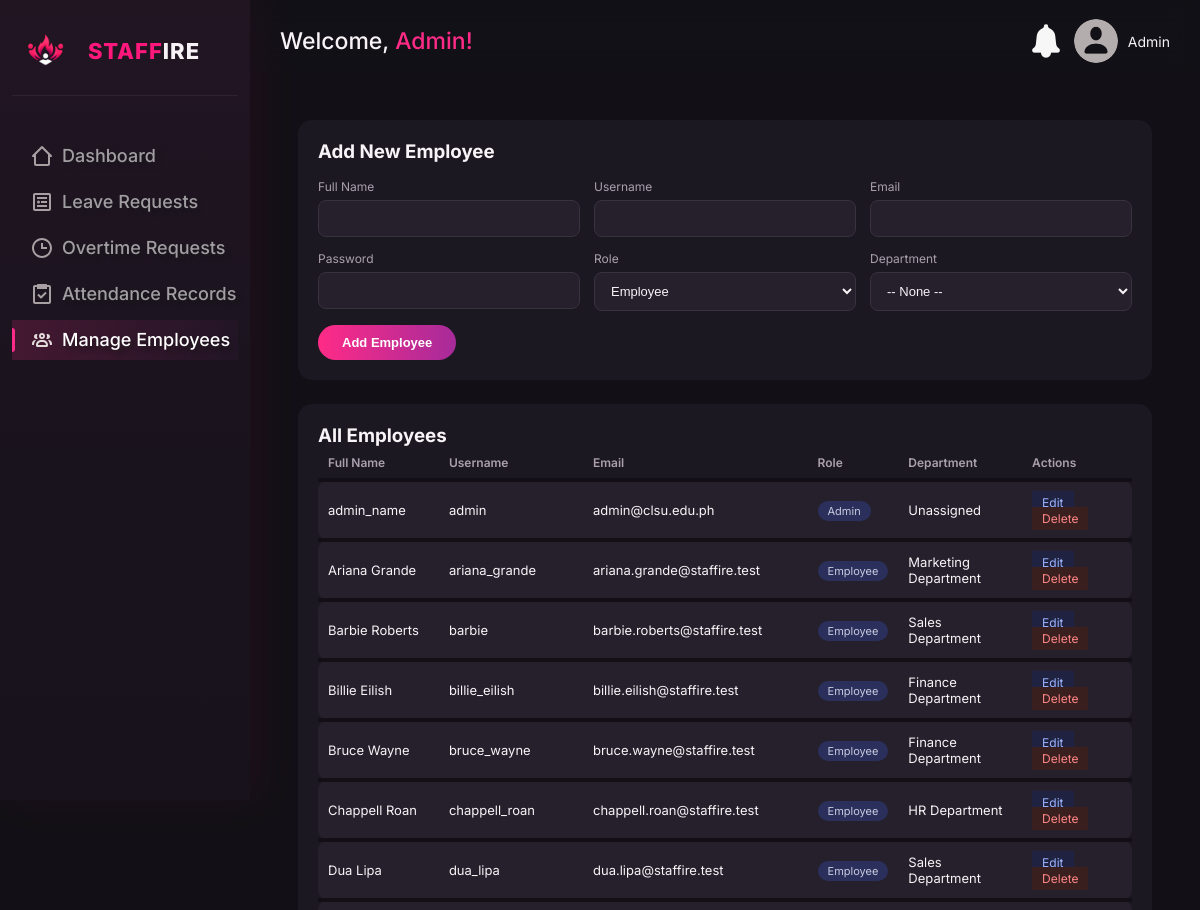
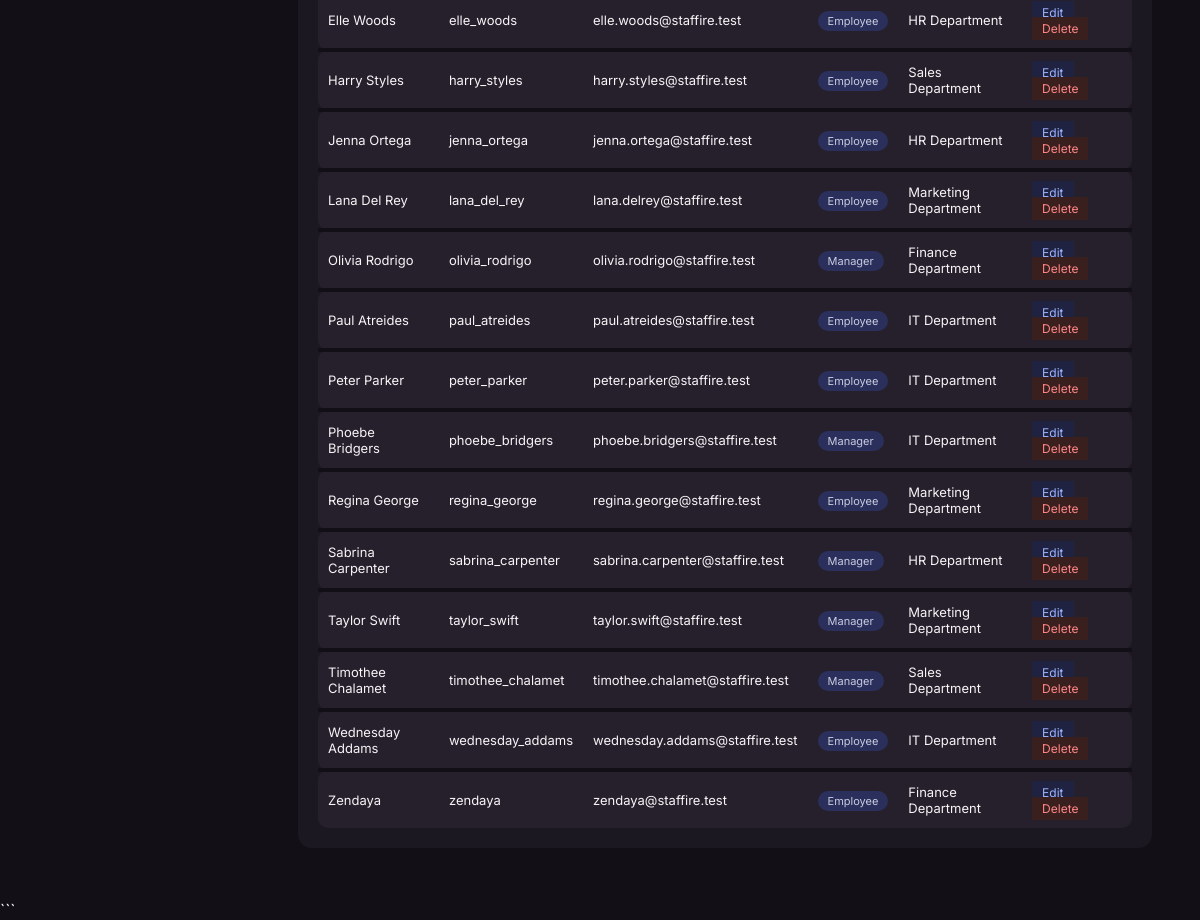
The app's page /pages/manageEmployees.php (signed in) with its own data (2 pictures, top to bottom).
### tables this page shows
CREATE TABLE IF NOT EXISTS users (
    id INT PRIMARY KEY AUTO_INCREMENT,
    username VARCHAR(50) UNIQUE NOT NULL,
    password VARCHAR(255) NOT NULL, 
    full_name VARCHAR(255) NOT NULL,
    email VARCHAR(100) UNIQUE NOT NULL,
    role ENUM('admin','manager','employee') NOT NULL,
    created_at TIMESTAMP DEFAULT CURRENT_TIMESTAMP
);

CREATE TABLE IF NOT EXISTS departments (
    id INT PRIMARY KEY AUTO_INCREMENT,
    name VARCHAR(100) NOT NULL
);

### process/access_control.php (called while the page is built, shortened)
<?php
function getUsername(): ?string {
    return $_SESSION["username"] ?? null;
}
function isRole($role)
{
    return isset($_SESSION["role"])
        && $_SESSION["role"] === $role;
}
?>

### classes/User.php (called while the page is built, shortened)
<?php
class User
{
    private $connection;
    public function __construct($connection)
    {
        $this->connection = $connection;
    }
    public function allWithDepartment()
    {
        $query = "SELECT u.id, u.full_name, u.username, u.email, u.role,
                         u.department_id, d.name AS department
                  FROM users u
                  LEFT JOIN departments d ON u.department_id = d.id
                  ORDER BY u.full_name ASC";
        return $this->connection->query($query);
    }
}

### pages/manageEmployees.php (the view, shortened to what this page needs)
<?php
require_once __DIR__ . '/../classes/User.php';
$database = new Database();
$connection = $database->getConnection();
$userRepository = new User($connection);
require_once __DIR__ . '/../process/access_control.php';
$editing = null;
$employees = $userRepository->allWithDepartment();
$current_page = basename($_SERVER['PHP_SELF']);
$username = getUsername();
?>
<!DOCTYPE html>
<html lang="en">
<head>
    <link rel="stylesheet" href="../assets/css/adminDashboard.css">
    <link rel="stylesheet" href="../assets/css/manageEmp.css">
</head>
<body>
    <sidebar class="sidebar">
        <div class="sidebar-brand">
            <div>
                <img src="../assets/img/staffire-logo.png" class="staffire-icon" alt="staffire-icon">
            </div>
            <div>
                <a href="dashboard.php"><span>STAFF</span>IRE</a>
            </div>
        </div>
        <nav>
                <a href="dashboard.php" class="<?= $current_page === 'dashboard.php' ? 'active' : '' ?>"><svg xmlns="http://www.w3.org/2000/svg"
                    fill="#e3dada" viewBox="0 0 24 24">
                    <path d="M3 13h1v7c0 1.1.9 2 2 2h12c1.1 0 2-.9 2-2v-7h1c.4 0 .77-.24.92-.62.15-.37.07-.8-.22-1.09l-8.99-9a.996.996 0 0 0-1.41 0l-9.01 9c-.29.29-.37.72-.22 1.09s.52.62.92.62Zm9-8.59 6 6V20H6v-9.59z"></path>
                </svg>Dashboard</a>
                <?php if (isRole("admin") || isRole("manager")): ?>
                    <a href="../pages/leaveRequests.php" class="<?= $current_page === 'leaveRequests.php' ? 'active' : '' ?>"><svg xmlns="http://www.w3.org/2000/svg" width="256" height="256"
                            fill="#e3dada" viewBox="0 0 24 24">
                            <path d="M19 3H5c-1.1 0-2 .9-2 2v14c0 1.1.9 2 2 2h14c1.1 0 2-.9 2-2V5c0-1.1-.9-2-2-2M5 19V5h14v14z"></path>
                            <path d="M8.5 10.5a1.5 1.5 0 1 0 0 3 1.5 1.5 0 1 0 0-3m2.5.5h6v2h-6zM7 7h10v2H7zm0 8h10v2H7z"></path>
                        </svg>Leave Requests</a>
                <?php endif; ?>
                <?php if (isRole("admin") || isRole("manager")): ?>
                    <a href="overtimeRequests.php" class="<?= $current_page === 'overtimeRequests.php' ? 'active' : '' ?>"><svg xmlns="http://www.w3.org/2000/svg" width="256" height="256"
                            fill="#e3dada" viewBox="0 0 24 24">
                            <path d="M12 2C6.58 2 2 6.58 2 12s4.58 10 10 10 10-4.58 10-10S17.42 2 12 2m0 18c-4.34 0-8-3.66-8-8s3.66-8 8-8 8 3.66 8 8-3.66 8-8 8"></path>
                            <path d="M13 7h-2v6h6v-2h-4z"></path>
                        </svg>Overtime Requests</a>
                <?php endif; ?>
                <?php if (isRole("admin") || isRole("manager")): ?>
                    <a href="attendanceRecords.php" class="<?= $current_page === 'attendanceRecords.php' ? 'active' : '' ?>"> Attendance Records</a>
                <?php endif; ?>
                <?php if (isRole("admin")): ?>
                    <a href="manageEmployees.php" class="<?= $current_page === 'manageEmployees.php' ? 'active' : '' ?>">Manage Employees</a>
                <?php endif; ?>
        </nav>
    </sidebar>
    <main class="main-cont">
        <header class="top-header">
            <div class="header-items">
                <div>
                    <h1>
                        Welcome,
                        <span>
                            <?php echo htmlspecialchars(ucfirst($username)) ?>!
                        </span>
                    </h1>
                </div>
                <div class="header-items-right">
                    <div class="notifbell-wrap">
                        <img
                            src="../assets/img/notifbell-icon.png"
                            class="notifbell-icon"
                            alt=""
                            onclick="showNotifs()">
                    </div>
                    <div class="user">
                        <div
                            class="pfp"
                            onclick="showMenu()">
                        </div>
                        <p>
                            <?php echo htmlspecialchars(ucfirst($username)) ?>
                        </p>
                    </div>
                </div>
            </div>
        </header>
        <div class="form-card">
            <h3 style="margin-bottom:16px;">
                <?= $editing ? 'Edit Employee' : 'Add New Employee' ?>
            </h3>
            <form
                method="POST"
                action="<?= $editing ? '../process/editEmp-process.php' : '../process/addEmp-process.php' ?>">
                <div class="form-grid">
                    <div>
                        <label>
                            Full Name
                        </label>
                        <input
                            type="text"
                            name="full_name"
                            required
                            value="<?= htmlspecialchars($editing['full_name'] ?? '') ?>">
                    </div>
                    <div>
                        <label>
                            Username
                        </label>
                        <input
                            type="text"
                            name="username"
                            required
                            value="<?= htmlspecialchars($editing['username'] ?? '') ?>">
                    </div>
                    <div>
                        <label>
                            Email
                        </label>
                        <input
                            type="email"
                            name="email"
                            required
                            value="<?= htmlspecialchars($editing['email'] ?? '') ?>">
                    </div>
                    <?php if (!$editing): ?>
                        <div>
                            <label>
                                Password
                            </label>
                            <input
                                type="password"
                                name="password"
                                required>
                        </div>
                    <?php endif; ?>
                    <div>
                        <label>
                            Role
                        </label>
                        <select name="role">
                            <?php foreach (['employee', 'manager', 'admin'] as $r): ?>
                                <option
                                    value="<?= $r ?>"
                                    <?= (($editing['role'] ?? 'employee') === $r) ? 'selected' : '' ?>>
                                    <?= ucfirst($r) ?>
                                </option>
                            <?php endforeach; ?>
                        </select>
                    </div>
                    <div>
                        <label>
                            Department
                        </label>
                        <select name="department_id">
                            <option value="">
                                -- None --
                            </option>
                        </select>
                    </div>
                </div>
                <button
                    type="submit"
                    class="submit-btn">
                    <?= $editing ? 'Save Changes' : 'Add Employee' ?>
                </button>
            </form>
        </div>
        <div class="emp-table-wrap">
            <h3>
                All Employees
            </h3>
            <table>
                <thead>
                    <tr>
                        <th>
                            Full Name
                        </th>
                        <th>
                            Username
                        </th>
                        <th>
                            Email
                        </th>
                        <th>
                            Role
                        </th>
                        <th>
                            Department
                        </th>
                        <th>
                            Actions
                        </th>
                    </tr>
                </thead>
                <tbody>
                    <?php while ($emp = $employees->fetch_assoc()): ?>
                        <tr>
                            <td>
                                <?= htmlspecialchars($emp['full_name']) ?>
                            </td>
                            <td>
                                <?= htmlspecialchars($emp['username']) ?>
                            </td>
                            <td>
                                <?= htmlspecialchars($emp['email']) ?>
                            </td>
                            <td>
                                <span class="role-badge">
                                    <?= htmlspecialchars(ucfirst($emp['role'])) ?>
                                </span>
                            </td>
                            <td>
                                <?= htmlspecialchars($emp['department'] ?? 'Unassigned') ?>
                            </td>
                            <td>
                                <a
                                    href="../pages/manageEmployees.php?edit=<?= $emp['id'] ?>"
                                    class="action-link">
                                    Edit
                                </a>
                                <a
                                    href="../process/deleteEmp-process.php?id=<?= $emp['id'] ?>"
                                    class="action-link delete"
                                    onclick="return confirm('Delete this user? This cannot be undone.');">
                                    Delete
                                </a>
                            </td>
                        </tr>
                    <?php endwhile; ?>
                </tbody>
            </table>
        </div>
    </main>
</body>
</html>

### assets/css/adminDashboard.css (style rules this page uses)
:root { --bg: #121016; --panel: #1c1821; --panel-row: #25202b; --pink: #ff2b87; --purple: #a62b9a; --grad: linear-gradient( 90deg, var(--pink) 0%, var(--purple) 100% ); --text: #f7f3f7; --muted: #aaa1ad; --border: #39313d; --radius-lg: 18px; --radius-md: 14px; --gap: 20px; }
* { box-sizing: border-box; margin: 0; padding: 0; }
html { scroll-behavior: smooth; }
body { min-width: 320px; background: var(--bg); color: var(--text); font-family: Inter; }
.main-cont { width: calc(100% - 250px); max-width: 1600px; margin-left: 250px; padding: calc(72px + clamp(20px, 2vw, 28px)) clamp(20px, 2vw, 28px) 28px; }
.sidebar { position: fixed; top: 0; left: 0; width: 250px; height: 100vh; display: flex; flex-direction: column; align-items: stretch; justify-content: flex-start; background: linear-gradient( 180deg, #211522 0%, #1b141f 45%, #17121b 100% ); box-shadow: 10px 0 40px rgba(255, 24, 124, 0.06); padding: 28px 12px; z-index: 100; }
.sidebar-brand { display: grid; grid-template-columns: 36px 1fr; gap: 2px; place-items: center; font-size: 22px; font-weight: 800; letter-spacing: 1px; color: #f7f2f6; padding: 4px 16px; border-bottom: 1px solid rgba(255,255,255,.06); padding-bottom: 24px; }
.sidebar img { width: 100%; height: auto; }
.sidebar-brand span { color: #ff187c; }
.sidebar-brand a { color: #f7f2f6; text-decoration: none; }
nav { display: flex; flex-direction: column; flex-wrap: nowrap; gap: 6px; width: 100%; margin-top: 40px; }
nav a { position: relative; display: flex; align-items: center; gap: 8px; color: #d9d9d9; opacity: 0.7; padding: 8px clamp(10px, 1.5vw, 20px); font-size: clamp(14px, 2.5vw, 18px); font-weight: 500; border: none; border-radius: 1px; white-space: nowrap; text-decoration: none; text-shadow: 4px 4px 4px rgba(22, 22, 22, 0.6); cursor: pointer; transition: background 0.25s ease, color 0.25s ease, opacity 0.25s ease, transform 0.25s ease; }
nav a svg { width: 24px; height: 24px; flex-shrink: 0; display: block; }
nav a::before { content: ""; position: absolute; left: 0; top: 20%; width: 3px; height: 60%; background: var(--pink); border-radius: 0 4px 4px 0; opacity: 0; transition: all 0.25s ease; }
nav a.active { opacity: 1; color: #fff; background: linear-gradient(90deg, rgba(255, 43, 135, 0.18), rgba(166, 43, 154, 0.05)); }
nav a:hover::before, nav a.active::before { opacity: 1; }
.pfp { width: 44px; height: 44px; flex-shrink: 0; background-image: url(../img/profile-icon.png); background-repeat: no-repeat; background-size: cover; background-position: center; border-radius: 50%; cursor: pointer; }
.user { display: flex; align-items: center; gap: 10px }
.user p { color: var(--text); font-size: 14px; }
.notifbell-icon { cursor: pointer; width: auto; height: 40px; }
.top-header { position: fixed; top: 0; left: 250px; width: calc(100% - 250px); height: 72px; display: flex; align-items: center; background: rgba(28, 24, 33, 0.12); backdrop-filter: blur(12px); padding: 1px 30px; z-index: 200; }
.header-items { width: 100%; display: flex; align-items: center; padding-top: 10px; justify-content: space-between; gap: 20px; }
.header-items h1 { font-size: clamp(18px, 2.5vw, 23px); font-weight: 500; }
.header-items h1 span { color: var(--pink); }
.header-items-right { flex-shrink: 1; display: flex; flex-direction: row; align-items: center; gap: 8px; }
.notifbell-wrap { position: relative; display: flex; align-items: center; }
table { width: 100%; min-width: 650px; border-collapse: collapse; }
thead th, tbody tr td { padding: clamp(6px, 1.5vw, 12px) clamp(6px, 1vw, 10px); font-size: clamp(11px, 1.3vw, 13px); }
table { width: 100%; border-collapse: collapse; }
thead th { text-align: left; font-size: 12px; color: var(--muted); font-weight: 600; padding: 8px 10px; }
tbody tr { background: var(--panel-row); }
tbody tr td { padding: 12px 10px; font-size: 13px; }
tbody tr td:first-child { border-top-left-radius: 10px; border-bottom-left-radius: 10px; }
tbody tr td:last-child { border-top-right-radius: 10px; border-bottom-right-radius: 10px; }
tbody tr + tr td { padding-top: 12px; }
tbody tr { margin-bottom: 8px; }
tbody tr td { border-top: 4px solid var(--bg); }

### records on screen
users: full_name "admin_name", username "admin", email "admin@clsu.edu.ph", role "Admin", department "Unassigned"
users: full_name "Ariana Grande", username "ariana_grande", email "ariana.grande@staffire.test", role "Employee", department.name "Marketing Department"
users: full_name "Barbie Roberts", username "barbie", email "barbie.roberts@staffire.test", role "Employee", department.name "Sales Department"
users: full_name "Billie Eilish", username "billie_eilish", email "billie.eilish@staffire.test", role "Employee", department.name "Finance Department"
users: full_name "Bruce Wayne", username "bruce_wayne", email "bruce.wayne@staffire.test", role "Employee", department.name "Finance Department"
users: full_name "Chappell Roan", username "chappell_roan", email "chappell.roan@staffire.test", role "Employee", department.name "HR Department"
users: full_name "Dua Lipa", username "dua_lipa", email "dua.lipa@staffire.test", role "Employee", department.name "Sales Department"
users: full_name "Elle Woods", username "elle_woods", email "elle.woods@staffire.test", role "Employee", department.name "HR Department"
users: full_name "Harry Styles", username "harry_styles", email "harry.styles@staffire.test", role "Employee", department.name "Sales Department"
users: full_name "Jenna Ortega", username "jenna_ortega", email "jenna.ortega@staffire.test", role "Employee", department.name "HR Department"
users: full_name "Lana Del Rey", username "lana_del_rey", email "lana.delrey@staffire.test", role "Employee", department.name "Marketing Department"
users: full_name "Olivia Rodrigo", username "olivia_rodrigo", email "olivia.rodrigo@staffire.test", role "Manager", department.name "Finance Department"
users: full_name "Paul Atreides", username "paul_atreides", email "paul.atreides@staffire.test", role "Employee", department.name "IT Department"
users: full_name "Peter Parker", username "peter_parker", email "peter.parker@staffire.test", role "Employee", department.name "IT Department"
users: full_name "Phoebe Bridgers", username "phoebe_bridgers", email "phoebe.bridgers@staffire.test", role "Manager", department.name "IT Department"
users: full_name "Regina George", username "regina_george", email "regina.george@staffire.test", role "Employee", department.name "Marketing Department"
users: full_name "Sabrina Carpenter", username "sabrina_carpenter", email "sabrina.carpenter@staffire.test", role "Manager", department.name "HR Department"
users: full_name "Taylor Swift", username "taylor_swift", email "taylor.swift@staffire.test", role "Manager", department.name "Marketing Department"
users: full_name "Timothee Chalamet", username "timothee_chalamet", email "timothee.chalamet@staffire.test", role "Manager", department.name "Sales Department"
users: full_name "Wednesday Addams", username "wednesday_addams", email "wednesday.addams@staffire.test", role "Employee", department.name "IT Department"
users: full_name "Zendaya", username "zendaya", email "zendaya@staffire.test", role "Employee", department.name "Finance Department"

### other values on screen
$username "Admin"
form field role "Employee"
